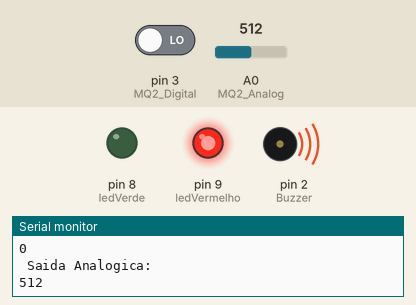
Recording of a sketch running on a simulated Arduino Uno, built with avr-gcc and run on an emulated ATmega328P. Parts: output pins drawn as LEDs (lit = HIGH), buzzer (waves = sounding, pin HIGH), the last lines printed to the serial monitor. Inputs (shaded band) come from the test bench; at power-on: A0 (MQ2_Analog) = 512, pin 3 (MQ2_Digital) LOW.

Above: at 1.2 s.
1.3 s: A0 (MQ2_Analog) set to 194
2.8 s: A0 (MQ2_Analog) set to 157
At 3.2 s:
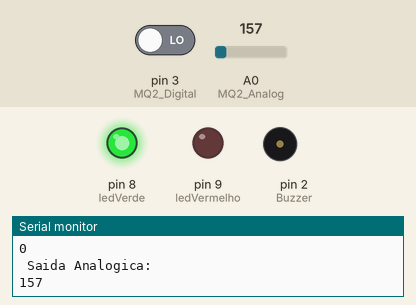
4.3 s: A0 (MQ2_Analog) set to 185
At 4.7 s:
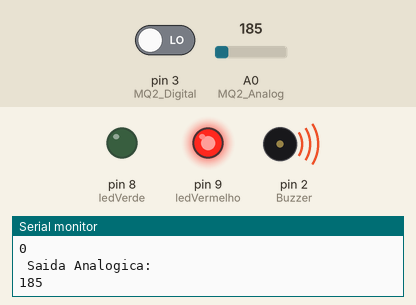
5.8 s: A0 (MQ2_Analog) set to 165
At 6.2 s:
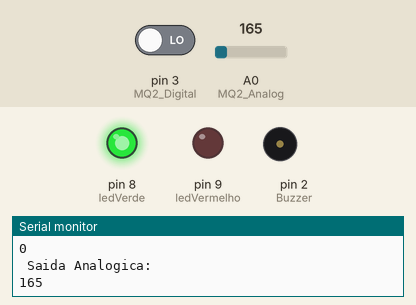
Timing chart, 0 to 8.3 s (numbered marks = the images above; inputs shaded):
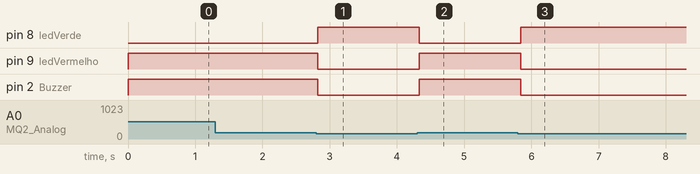

The sketch:

sensorGas.ino
```cpp
#define Buzzer 2
#define MQ2_Analog 0
#define MQ2_Digital 3
#define SensorLevel 175
#define ledVermelho 9
#define ledVerde 8

int digital_read = 0;
int analog_read = 0;

void setup()
{
  // Configura os IOs
  pinMode(MQ2_Digital, INPUT);
  pinMode(Buzzer, OUTPUT);
  pinMode(ledVermelho, OUTPUT);
  pinMode(ledVerde, OUTPUT);
  // Inicializa a serial
  Serial.begin(9600);
}
void loop()
{
  digitalWrite(ledVerde, LOW);
  digitalWrite(ledVermelho, LOW);

  // Le os dados do sensor MQ2
  digital_read = digitalRead(MQ2_Digital);
  analog_read = analogRead(MQ2_Analog);

  //apresenta as leituras na porta serial
  Serial.println("Saida Digital:");
  Serial.println(digital_read);
  Serial.println(" Saida Analogica:");
  Serial.println(analog_read);
  if (analog_read > SensorLevel)
  {
    // Aciona o Buzzer
    digitalWrite(Buzzer, HIGH);
    digitalWrite(ledVermelho, HIGH);
    digitalWrite(ledVerde, LOW);
    delay(50);
  }
  else
  {
    // Desliga o buzzer
    digitalWrite(Buzzer, LOW);
    digitalWrite(ledVermelho, LOW);
    digitalWrite(ledVerde, HIGH);
    delay(50);
  }

  delay(50);
}
```

Measured:
- the behaviour switches between 176 and 175 on A0 (MQ2_Analog) (found by bisection; images 0 and 1)
- after the input at 2.8 s, pin 8 (ledVerde): LOW → HIGH at once; pin 9 (ledVermelho), pin 2 (Buzzer): HIGH → LOW at once
- after the input at 4.3 s, pin 8 (ledVerde): HIGH → LOW at once; pin 9 (ledVermelho), pin 2 (Buzzer): LOW → HIGH at once
- after the input at 5.8 s, pin 8 (ledVerde): LOW → HIGH at once; pin 9 (ledVermelho), pin 2 (Buzzer): HIGH → LOW at once
